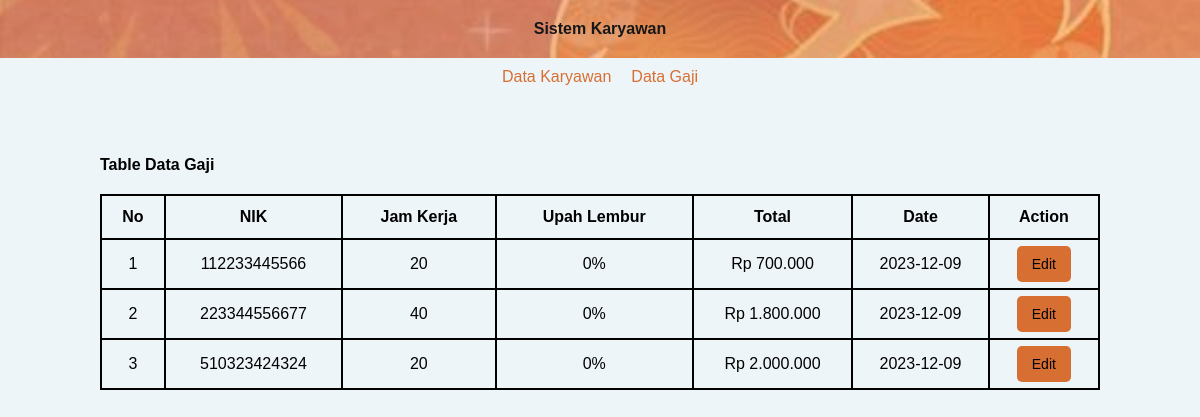
The page /gaji.php on the database its author committed.
### tables this page shows
CREATE TABLE `gaji` (
  `id` int(11) NOT NULL,
  `nik` char(13) NOT NULL,
  `jam_kerja` varchar(20) NOT NULL,
  `upah_lembur` int(11) NOT NULL,
  `total` double NOT NULL,
  `date` date NOT NULL
);

### GajiHandler.php (called while the page is built, shortened)
<?php
class GajiHandler {
  private $pdo;
  public function __construct($pdo){
    $this->pdo =$pdo;
  }
  public function displayAllData(){
    $stmt = $this->pdo->query("SELECT * FROM gaji");
    return $stmt->fetchAll(PDO::FETCH_ASSOC);
  }
}

### function.php (called while the page is built)
<?php
function rupiah($angka){
	$hasil_rupiah = "Rp " . number_format($angka,0,',','.');
	return $hasil_rupiah;
}

### gaji.php (the view, shortened to what this page needs)
<!DOCTYPE html>
<html>
<head>
  <link rel="stylesheet" href="style.css?<?php echo time();?>">
</head>
<body>
<header>
    <h4>Sistem Karyawan</h4>
</header>
<nav>
  <a class="active" aria-current="page" href="./index.php">
      <span>Data Karyawan</span>
  </a>
  <a class="" href="./gaji.php">
      <span>Data Gaji</span>
  </a>
</nav>
<?php
require_once 'GajiHandler.php';
require_once 'function.php';
$obj = new GajiHandler($pdo);
$datas = $obj->displayAllData();
?>
<section style="margin-top:60px;" class="content">
  <div class="title">
    <h4>Table Data Gaji</h4>
  </div>
  <table id="table">
  <tr>
    <th>No</th>
    <th>NIK</th>
    <th>Jam Kerja</th>
    <th>Upah Lembur</th>
    <th>Total</th>
    <th>Date</th>
    <th>Action</th>
  </tr>
  <?php if(!empty($datas)):?>
  <?php $no=1;?>
  <?php foreach($datas as $data):?>
  <tr>
    <td><?=$no?></td>
    <td><?=$data['nik']?></td>
    <td><?=$data['jam_kerja']?></td>
    <td><?=$data['upah_lembur']?>%</td>
    <td><?=rupiah($data['total']) ?></td>
    <td><?=$data['date']?></td>
    <td>
      <a href="./edit_gaji.php?id=<?=$data['id']?>" class="btn_hitung">Edit</a>
    </td>
  </tr>
  <?php $no++?>
  <?php endforeach;?>
  <?php endif;?>
</table>
</section>
</body>
</html>

### style.css (style rules this page uses)
:root { --primary : #d76f33; --secondary:#EEF5F9; --gray:gray; --success:#df834e; --warning:#df834e; --black : rgb(0, 0, 0); }
* { margin: 0; font-family:'Franklin Gothic Medium', 'Arial Narrow', Arial, sans-serif }
body { background-color: var(--secondary); }
header { display: flex; justify-content:space-around; align-items: center; padding:20px 0; color: var(--white); flex-direction: column; background-image: url('IMAGE2.jpg'); background-repeat: no-repeat; background-size: cover; background-position: center center; background-color: #131313; opacity: 0.9; }
header h4 { margin: 0; }
nav { background-color: var(--white); padding:10px 0; display: flex; justify-content:center; align-items:center; gap:20px; }
nav a { text-decoration: none; color: var(--primary); }
section { margin:0 100px; display: flex; flex-direction: column; gap:20px; }
section .title { display: flex; justify-content: space-between; align-items: center; }
.btn_hitung { text-decoration: none; background-color:var(--primary); color: var(--white); padding:10px 15px; border-radius:5px; border: none; font-size: 14px; }
#table { font-family:Cambria, Cochin, Georgia, Times, 'Times New Roman', serif; border-collapse: collapse; width: 100%; }
#table td, #table th { border: 2px solid #000000; padding: 8px; border-collapse: collapse; }
#table tr:nth-child(even) { background-color:var(--white) }
#table th { padding-top: 12px; padding-bottom: 12px; text-align: center; background-color:var(--white); color:var(--black); border-collapse: collapse; border: 2px solid #000000; }
#table td { text-align: center; padding: 15px 0; border-collapse: collapse; border: 2px solid #000000; }

### rows shown on the page
gaji: nik "112233445566", jam_kerja "20", upah_lembur "0", total "Rp 700.000", date "2023-12-09"
gaji: nik "223344556677", jam_kerja "40", upah_lembur "0", total "Rp 1.800.000", date "2023-12-09"
gaji: nik "510323424324", jam_kerja "20", upah_lembur "0", total "Rp 2.000.000", date "2023-12-09"
